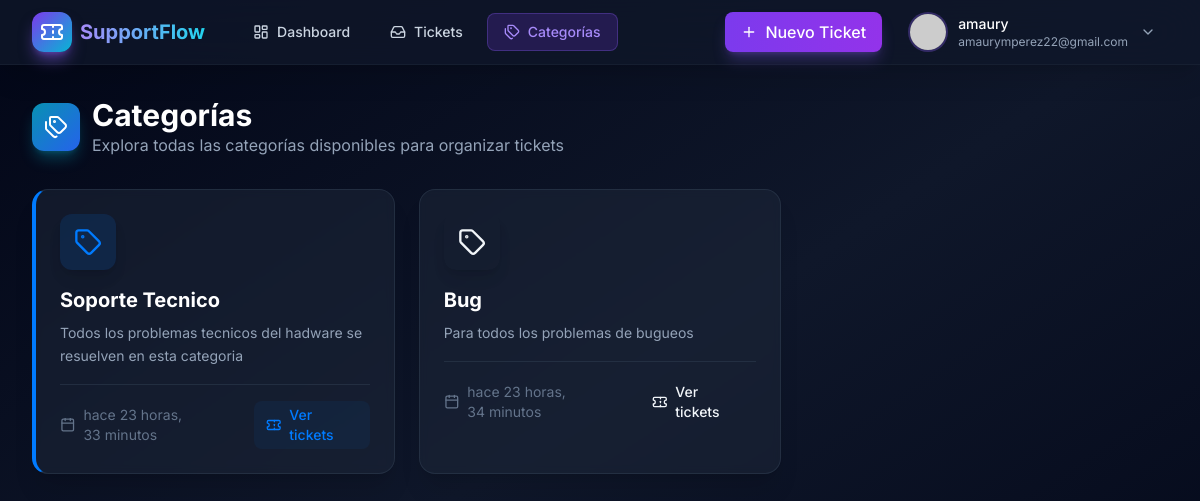
The page /categoria-list/ (signed in) on the database its author committed.
### ticket/models.py (models this page shows, shortened)
class Categoria(models.Model):
    nombre = models.CharField(max_length=50, null = False, blank = False)
    descripcion = models.TextField()
    color = models.CharField(max_length=7, default='#007bff')
    created = models.DateTimeField(auto_now_add=True)
    updated = models.DateTimeField(auto_now=True)
    class Meta:
        ordering = ['-created']
        verbose_name = 'Categoria'
        verbose_name_plural = 'Categorias'

### ticket/views.py (the view)
# urls.py: path('categoria-list/', CategoriaListView.as_view(), name = 'categoria_list'),
class CategoriaListView(LoginRequiredMixin, generic.ListView):
    model = Categoria
    template_name = 'ticket/categoria_list.html'
    context_object_name = 'categorias'
    queryset = Categoria.objects.all()

### ticket/templates/ticket/categoria_list.html (shortened to what this page needs)
{% extends 'base.html' %}
{% load static %}
{% block content %}
<div class="mb-8">
    <div class="flex items-center gap-3 mb-2">
        <div class="w-12 h-12 rounded-xl bg-gradient-to-br from-cyan-600 to-blue-600 flex items-center justify-center shadow-lg shadow-cyan-500/30">
            <i data-lucide="tags" class="w-6 h-6 text-white"></i>
        </div>
        <div>
            <h1 class="text-3xl font-bold text-white">Categorías</h1>
            <p class="text-slate-400">Explora todas las categorías disponibles para organizar tickets</p>
        </div>
    </div>
</div>
{% if categorias %}
<div class="grid grid-cols-1 md:grid-cols-2 lg:grid-cols-3 gap-6">
    {% for categoria in categorias %}
    <a href="{% url 'categoria_detail' categoria.id %}"
       class="group block rounded-2xl bg-slate-800/50 backdrop-blur-sm border border-slate-700/50 overflow-hidden shadow-xl hover:shadow-2xl hover:-translate-y-1 transition-all duration-300"
       style="border-left: 4px solid {{ categoria.color }};">
        <div class="p-6">
            <div class="flex items-start justify-between mb-4">
                <div class="w-14 h-14 rounded-xl flex items-center justify-center shadow-lg transition-transform duration-300 group-hover:scale-110"
                     style="background: {{ categoria.color }}20;">
                    <i data-lucide="tag" class="w-7 h-7" style="color: {{ categoria.color }};"></i>
                </div>
            </div>
            <h3 class="text-xl font-bold text-white mb-2 group-hover:text-violet-400 transition-colors">
                {{ categoria.nombre }}
            </h3>
            <p class="text-slate-400 text-sm leading-relaxed mb-4 line-clamp-2">
                {{ categoria.descripcion|truncatewords:20 }}
            </p>
            <div class="flex items-center justify-between pt-4 border-t border-slate-700/50">
                <div class="flex items-center gap-2 text-slate-500 text-sm">
                    <i data-lucide="calendar" class="w-4 h-4"></i>
                    <span>hace {{ categoria.created|timesince }}</span>
                </div>
                <div class="flex items-center gap-2 text-sm font-medium px-3 py-1 rounded-lg transition-colors"
                     style="background: {{ categoria.color }}10; color: {{ categoria.color }};">
                    <i data-lucide="ticket" class="w-4 h-4"></i>
                    <span>Ver tickets</span>
                </div>
            </div>
        </div>
    </a>
    {% endfor %}
</div>
{% endif %}
{% endblock %}

### templates/base.html (shortened to what this page needs)
{% load static %}
<!DOCTYPE html>
<html lang="es" class="dark">
<head>
    <script src="https://cdn.tailwindcss.com"></script>
    <link rel="stylesheet" href="{% static 'css/style.css' %}">
</head>
<body class="bg-gradient-to-br from-slate-950 via-slate-900 to-slate-950 text-slate-100 min-h-screen">
    <nav class="sticky top-0 z-50 backdrop-blur-xl bg-slate-900/80 border-b border-slate-800/50 shadow-xl">
        <div class="max-w-7xl mx-auto px-4 sm:px-6 lg:px-8">
            <div class="flex justify-between items-center h-16">
                <div class="flex items-center gap-8">
                    <a href="{% url 'home' %}" class="flex items-center gap-2 group">
                        <div class="w-10 h-10 rounded-xl bg-gradient-to-br from-violet-600 to-cyan-500 flex items-center justify-center shadow-lg shadow-violet-500/50 group-hover:shadow-violet-500/70 transition-all duration-300">
                            <i data-lucide="ticket" class="w-6 h-6 text-white"></i>
                        </div>
                        <span class="text-xl font-bold bg-gradient-to-r from-violet-400 to-cyan-400 bg-clip-text text-transparent hidden sm:block">
                        </span>
                    </a>
                    <div class="hidden md:flex items-center gap-2">
                        <a href="{% url 'home' %}"
                           class="px-4 py-2 rounded-lg text-sm font-medium transition-all duration-200 {% if request.resolver_match.url_name == 'home' %}bg-violet-600/20 text-violet-400 border border-violet-500/30{% else %}text-slate-300 hover:bg-slate-800 hover:text-white{% endif %}">
                            <div class="flex items-center gap-2">
                                <i data-lucide="layout-dashboard" class="w-4 h-4"></i>
                                <span>Dashboard</span>
                            </div>
                        </a>
                        <a href="{% url 'ticket_list' %}"
                           class="px-4 py-2 rounded-lg text-sm font-medium transition-all duration-200 {% if 'ticket_list' in request.resolver_match.url_name %}bg-violet-600/20 text-violet-400 border border-violet-500/30{% else %}text-slate-300 hover:bg-slate-800 hover:text-white{% endif %}">
                            <div class="flex items-center gap-2">
                                <i data-lucide="inbox" class="w-4 h-4"></i>
                                <span>Tickets</span>
                            </div>
                        </a>
                        <a href="{% url 'categoria_list' %}"
                           class="px-4 py-2 rounded-lg text-sm font-medium transition-all duration-200 {% if 'categoria' in request.resolver_match.url_name %}bg-violet-600/20 text-violet-400 border border-violet-500/30{% else %}text-slate-300 hover:bg-slate-800 hover:text-white{% endif %}">
                            <div class="flex items-center gap-2">
                                <i data-lucide="tags" class="w-4 h-4"></i>
                                <span>Categorías</span>
                            </div>
                        </a>
                    </div>
                </div>
                {% if request.user.is_authenticated %}
                <div class="flex items-center gap-4">
                    <a href="{% url 'ticket_create' %}"
                       class="hidden lg:flex items-center gap-2 px-4 py-2 bg-gradient-to-r from-violet-600 to-purple-600 hover:from-violet-700 hover:to-purple-700 text-white rounded-lg font-medium shadow-lg shadow-violet-500/30 hover:shadow-violet-500/50 transition-all duration-200">
                        <i data-lucide="plus" class="w-4 h-4"></i>
                        <span>Nuevo Ticket</span>
                    </a>
                    <div class="relative group">
                        <button class="flex items-center gap-3 px-3 py-2 rounded-lg hover:bg-slate-800/50 transition-all duration-200">
                            <img src="https://ui-avatars.com/api/?name={{ request.user.get_full_name|default:request.user.username }}&background=8b5cf6&color=fff&size=128"
                                 alt="Avatar"
                                 class="w-9 h-9 rounded-full ring-2 ring-violet-500/30">
                            <div class="hidden sm:block text-left">
                                <div class="text-sm font-medium text-white">{{ request.user.get_full_name|default:request.user.username }}</div>
                                <div class="text-xs text-slate-400">{{ request.user.email }}</div>
                            </div>
                            <i data-lucide="chevron-down" class="w-4 h-4 text-slate-400 hidden sm:block"></i>
                        </button>
                    </div>
                </div>
                {% endif %}
            </div>
        </div>
    </nav>
    <main class="max-w-7xl mx-auto px-4 sm:px-6 lg:px-8 py-8">
        {% block content %}{% endblock %}
    </main>
</body>
</html>

### static/css/style.css (style rules this page uses)
html { scroll-behavior: smooth; }
.line-clamp-2 { overflow: hidden; display: -webkit-box; -webkit-box-orient: vertical; -webkit-line-clamp: 2; }
* { transition-property: color, background-color, border-color, text-decoration-color, fill, stroke, opacity, box-shadow, transform, filter, backdrop-filter; transition-timing-function: cubic-bezier(0.4, 0, 0.2, 1); transition-duration: 150ms; }
@media (min-width: 1024px) { .sticky { position: sticky; top: 6rem; } }

### templates/base.html (style rules this page uses)
body { font-family: 'Inter', sans-serif; }

### rows shown on the page
Categoria: nombre "Soporte Tecnico", descripcion "Todos los problemas tecnicos del hadware se resuelven en esta categoria", created "23 horas, 33 minutos"
Categoria: nombre "Bug", descripcion "Para todos los problemas de bugueos", created "23 horas, 34 minutos"

### other values the page prints
{{ request.user.get_full_name|default:request.user.username }} "amaury"
{{ request.user.email }} "amaurymperez22@gmail.com"
